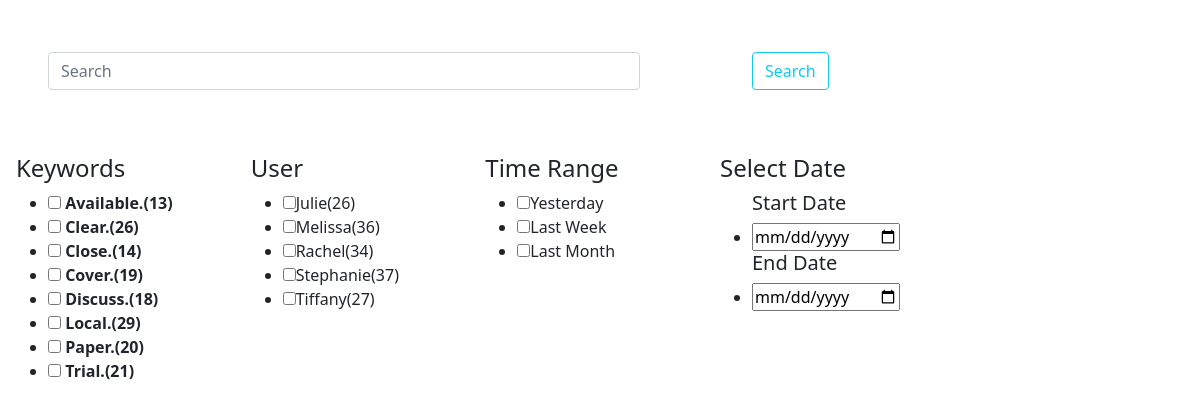
The page / on the database its author committed.
### core/models.py (models this page shows, shortened)
class Keyword(models.Model):
    name=models.CharField(max_length=256)

class User(models.Model):
    name=models.CharField(max_length=256)

### core/views.py (the view, shortened to what this page needs)
# urls.py: path('',views.index,name='index'),
def index(request):
    k=Result.objects.values('keyword__name').annotate(count=Count('keyword__name'))
    counts_by_keyword = {d['keyword__name']: d['count'] for d in k}
    u=Result.objects.values('user__name').annotate(count=Count('user__name'))
    counts_by_user = {f['user__name']: f['count'] for f in u}
    d=['Yesterday','Last Week','Last Month']
    context_data={
        'keywords':counts_by_keyword ,
        'users':counts_by_user ,
        'dates':d,
    }
    return render(request,'core/index.html',context=context_data)

### core/templates/core/index.html (shortened to what this page needs)
<!doctype html>
{% load static %}
{% load bootstrap4 %}
<html lang="en">
<head>
    <link href="https://cdn.jsdelivr.net/npm/bootstrap@5.0.0-beta3/dist/css/bootstrap.min.css" rel="stylesheet"
>
    <link rel="stylesheet" href="{% static 'core/main.css' %}">
</head>
<body>
    <form class="row my-2 my-lg-1 g-3" action="{% url 'index' %}" id="search_form" method="post">
        <div class="col-6 m-5" >
            <input class="form-control mr-sm-2" name="query" autocomplete="off" spellcheck="false" role="combobox" type="search" placeholder="Search" aria-label="Search" >
        </div>
        <div class="col-4 m-5">
            <button class="btn btn-outline-info my-2 my-sm-0" type="submit">Search</button>
        </div>
        <div class="col-2 mx-3">
            <h4>Keywords</h4>
          <ul>
            {% for key,value in keywords.items %}
              <li>
                  <input type="checkbox" name="keys" value="{{key}}" id="keyword{{forloop.counter}" />
                  <label for="keyword{{forloop.counter}}"> <b>{{key}}({{value}})</b> </label>
              </li>
            {% endfor %}
          </ul>
        </div>
        <div class="col-2 mx-3">
            <h4>User</h4>
            <ul>
              {% for user,count in users.items %}
                <li>
                    <input type="checkbox" name="creator" value="{{user}}" id="option{{forloop.counter}}"/>{{user}}({{count}})
                </li>
              {% endfor %}
            </ul>
        </div>
        <div class="col-2 mx-3">
            <h4>Time Range</h4>
          <ul>
            {% for date in dates %}
              <li>
                  <input type="checkbox" name="date" value="{{date}}" id="date{{forloop.counter}}" />{{date}}
              </li>
            {% endfor %}
          </ul>
        </div>
        <div class="col-2 mx-3">
          <h4>Select Date</h4>
          <ul>
            <h5>Start Date</h5>
              <li>
                  <input type="date" name="start" value="" placeholder="yy-mm-dd" /></li>
                  <h5>End Date</h5>
                  <li>
                      <input type="date" name="end" value="" /></li>
          </ul>
      </div>
    </form>
</body>
</html>

### rows shown on the page
Keyword: name "Available.", value "13"
Keyword: name "Clear.", value "26"
Keyword: name "Close.", value "14"
Keyword: name "Cover.", value "19"
Keyword: name "Discuss.", value "18"
Keyword: name "Local.", value "29"
Keyword: name "Paper.", value "20"
Keyword: name "Trial.", value "21"
User: name "Julie", count "26"
User: name "Melissa", count "36"
User: name "Rachel", count "34"
User: name "Stephanie", count "37"
User: name "Tiffany", count "27"

### other values the page prints
{{ date }} "Yesterday" "Last Week" "Last Month"
